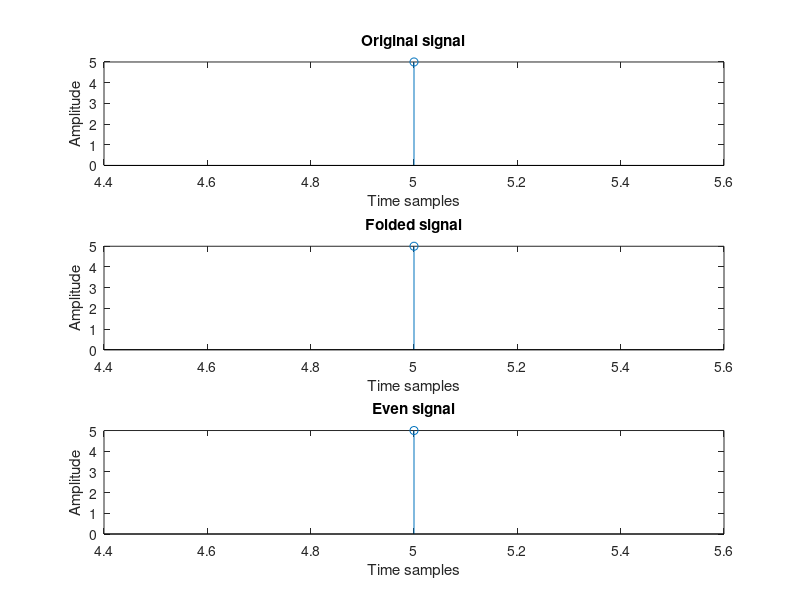

Here is the MATLAB script that generated this plot:
clc;
clear all;
close all;

x = input('Enter Samples: ');
r = input('Sample range: ');

y = fliplr(x);

even_signal = (x+y)/2;

subplot(3,1,1);
stem(r,x);
xlabel('Time samples');
ylabel('Amplitude');
title('Original signal');

subplot(3,1,2);
stem(r,y);
xlabel('Time samples');
ylabel('Amplitude');
title('Folded signal');

subplot(3,1,3);
stem(r,even_signal);
xlabel('Time samples');
ylabel('Amplitude');
title('Even signal');